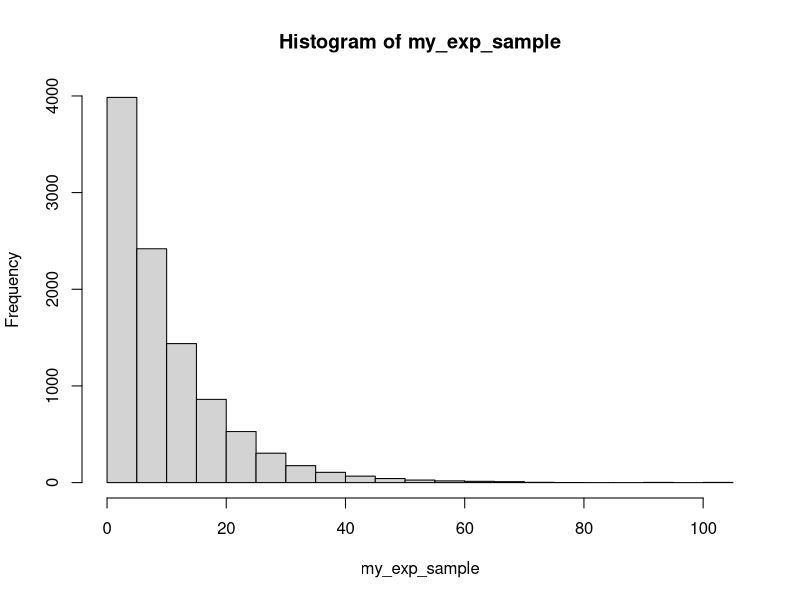
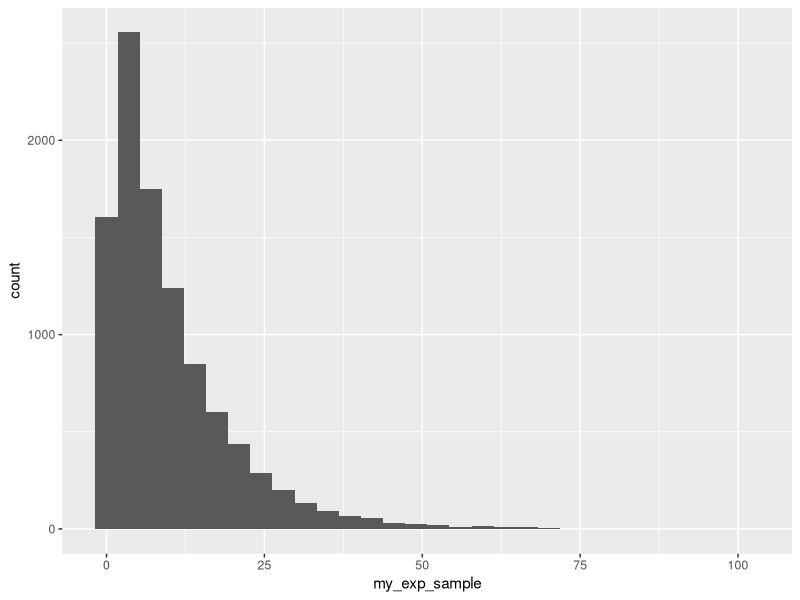
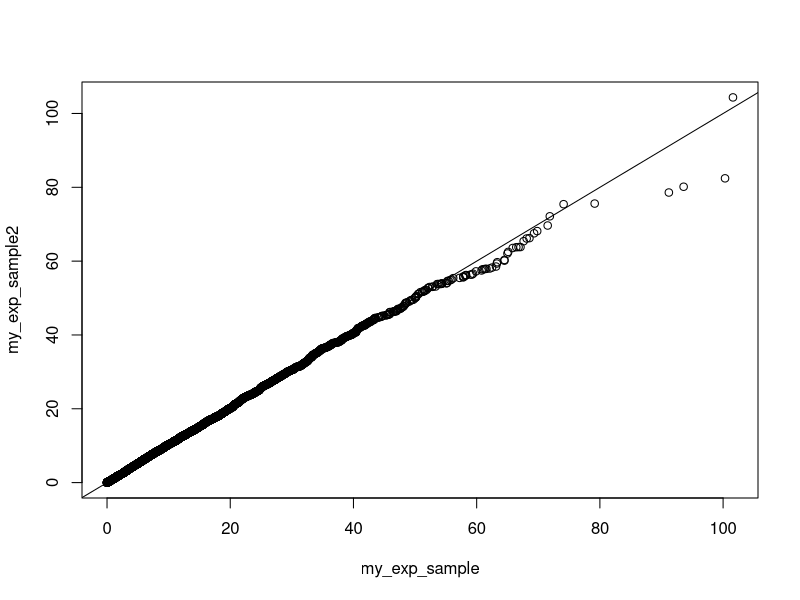

Reproduce these figures in R, in order.
## ---- chunk 1
add_two_numbers <- function(number1=1, number2=2){
  return(number1 + number2)
}

add_two_numbers(number1 = 2, number2 = 9)

# We can call function without argument names but it is not good practice e.g.
add_two_numbers(2, 9)
## ---- chunk 2
set.seed(345454)

x <- runif(7)
x
qexp(x, rate=0.2)
## ---- chunk 3
qexp(0.6, rate = 0.1)

## or we can code it up ourselves using our lecture notes
exp_inverse_cdf <- function(x, rate=1){return(-(1/rate)*log(1-x))}

exp_inverse_cdf(0.6, rate =0.1)
## ---- chunk 4
rexp_isi_buds <- function(num_draws, exp_rate = 1){
  runif_draws <- runif(num_draws) # Random draws from uniform distirbution
  return(qexp(runif_draws, rate = exp_rate)) # Plug draws into cdf
}

my_exp_sample <- rexp_isi_buds(10000, exp_rate = 0.1)
## ---- chunk 5
# base R plot for reference
hist(my_exp_sample) 

# ggplot
library(tidyverse)

data.frame("my_exp_sample" = my_exp_sample) %>% # Need data frame for ggplot()
  ggplot(aes(x = my_exp_sample)) +
  geom_histogram() # Try changing the number of bins by setting bins = 10
## ---- chunk 6
my_exp_sample2 <- rexp(10000, 0.1)

qqplot(my_exp_sample, my_exp_sample2)
abline(0,1)
## ---- chunk 7
# Parentheses tell R to print the value being stored
(emp_exp_mean <- mean(my_exp_sample)) 
(theor_exp_mean <- 1/0.1)

(emp_exp_sd <- sd(my_exp_sample))
(theor_exp_sd <- sqrt(1/0.1^2))

(emp_exp_var <- var(my_exp_sample))
(theor_exp_var <- 1/0.1^2)
## ---- chunk 8
rbernoulli <- function(success_prob){
  return_value <- 0
  
  if (runif(1) < success_prob){
    return_value <- 1 # else statement is not necessary, because we set return_value to 0 from the start
  }
  
  return(return_value)
}
## ---- chunk 9
num_sim <- 100000
my_coins <- numeric(num_sim)
my_prob <- 0.24

for (i in 1:num_sim){
  my_coins[i] <- rbernoulli(my_prob)
}

head(my_coins)
mean(my_coins)
